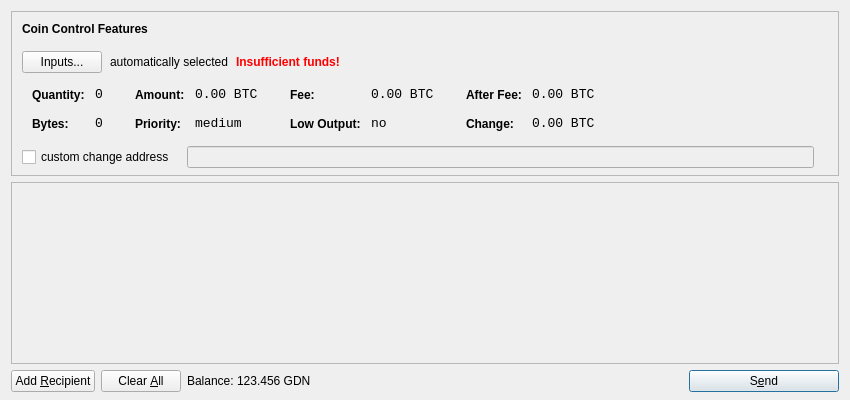
<?xml version="1.0" encoding="UTF-8"?>
<ui version="4.0">
 <class>SendCoinsDialog</class>
 <widget class="QDialog" name="SendCoinsDialog">
  <property name="geometry">
   <rect>
    <x>0</x>
    <y>0</y>
    <width>850</width>
    <height>400</height>
   </rect>
  </property>
  <property name="windowTitle">
   <string>Send Coins</string>
  </property>
  <layout class="QVBoxLayout" name="verticalLayout" stretch="0,1,0">
   <property name="bottomMargin">
    <number>8</number>
   </property>
   <item>
    <widget class="QFrame" name="frameCoinControl">
     <property name="sizePolicy">
      <sizepolicy hsizetype="Expanding" vsizetype="Expanding">
       <horstretch>0</horstretch>
       <verstretch>0</verstretch>
      </sizepolicy>
     </property>
     <property name="maximumSize">
      <size>
       <width>16777215</width>
       <height>16777215</height>
      </size>
     </property>
     <property name="frameShape">
      <enum>QFrame::StyledPanel</enum>
     </property>
     <property name="frameShadow">
      <enum>QFrame::Sunken</enum>
     </property>
     <layout class="QVBoxLayout" name="verticalLayoutCoinControl2">
      <property name="spacing">
       <number>-1</number>
      </property>
      <property name="leftMargin">
       <number>0</number>
      </property>
      <property name="topMargin">
       <number>0</number>
      </property>
      <property name="rightMargin">
       <number>0</number>
      </property>
      <property name="bottomMargin">
       <number>6</number>
      </property>
      <item>
       <layout class="QVBoxLayout" name="verticalLayoutCoinControl" stretch="0,0,0,0,1">
        <property name="spacing">
         <number>0</number>
        </property>
        <property name="leftMargin">
         <number>10</number>
        </property>
        <property name="topMargin">
         <number>10</number>
        </property>
        <item>
         <layout class="QHBoxLayout" name="horizontalLayoutCoinControl1">
          <property name="bottomMargin">
           <number>15</number>
          </property>
          <item>
           <widget class="QLabel" name="labelCoinControlFeatures">
            <property name="sizePolicy">
             <sizepolicy hsizetype="Preferred" vsizetype="Maximum">
              <horstretch>0</horstretch>
              <verstretch>0</verstretch>
             </sizepolicy>
            </property>
            <property name="font">
             <font>
              <weight>75</weight>
              <bold>true</bold>
             </font>
            </property>
            <property name="styleSheet">
             <string notr="true">font-weight:bold;</string>
            </property>
            <property name="text">
             <string>Coin Control Features</string>
            </property>
           </widget>
          </item>
         </layout>
        </item>
        <item>
         <layout class="QHBoxLayout" name="horizontalLayoutCoinControl2" stretch="0,0,0,0">
          <property name="spacing">
           <number>8</number>
          </property>
          <property name="bottomMargin">
           <number>10</number>
          </property>
          <item>
           <widget class="QPushButton" name="pushButtonCoinControl">
            <property name="styleSheet">
             <string notr="true"/>
            </property>
            <property name="text">
             <string>Inputs...</string>
            </property>
           </widget>
          </item>
          <item>
           <widget class="QLabel" name="labelCoinControlAutomaticallySelected">
            <property name="text">
             <string>automatically selected</string>
            </property>
            <property name="margin">
             <number>5</number>
            </property>
           </widget>
          </item>
          <item>
           <widget class="QLabel" name="labelCoinControlInsuffFunds">
            <property name="font">
             <font>
              <weight>75</weight>
              <bold>true</bold>
             </font>
            </property>
            <property name="styleSheet">
             <string notr="true">color:red;font-weight:bold;</string>
            </property>
            <property name="text">
             <string>Insufficient funds!</string>
            </property>
            <property name="margin">
             <number>5</number>
            </property>
           </widget>
          </item>
          <item>
           <spacer name="horizontalSpacerCoinControl">
            <property name="orientation">
             <enum>Qt::Horizontal</enum>
            </property>
            <property name="sizeHint" stdset="0">
             <size>
              <width>40</width>
              <height>1</height>
             </size>
            </property>
           </spacer>
          </item>
         </layout>
        </item>
        <item>
         <widget class="QWidget" name="widgetCoinControl" native="true">
          <property name="sizePolicy">
           <sizepolicy hsizetype="Preferred" vsizetype="Preferred">
            <horstretch>0</horstretch>
            <verstretch>0</verstretch>
           </sizepolicy>
          </property>
          <property name="minimumSize">
           <size>
            <width>0</width>
            <height>0</height>
           </size>
          </property>
          <property name="styleSheet">
           <string notr="true"/>
          </property>
          <layout class="QHBoxLayout" name="horizontalLayoutCoinControl5">
           <property name="margin">
            <number>0</number>
           </property>
           <item>
            <layout class="QHBoxLayout" name="horizontalLayoutCoinControl3" stretch="0,0,0,1">
             <property name="spacing">
              <number>20</number>
             </property>
             <property name="topMargin">
              <number>0</number>
             </property>
             <property name="bottomMargin">
              <number>10</number>
             </property>
             <item>
              <layout class="QFormLayout" name="formLayoutCoinControl1">
               <property name="horizontalSpacing">
                <number>10</number>
               </property>
               <property name="verticalSpacing">
                <number>14</number>
               </property>
               <property name="leftMargin">
                <number>10</number>
               </property>
               <property name="topMargin">
                <number>4</number>
               </property>
               <property name="rightMargin">
                <number>6</number>
               </property>
               <item row="0" column="0">
                <widget class="QLabel" name="labelCoinControlQuantityText">
                 <property name="styleSheet">
                  <string notr="true">font-weight:bold;</string>
                 </property>
                 <property name="text">
                  <string>Quantity:</string>
                 </property>
                 <property name="margin">
                  <number>0</number>
                 </property>
                </widget>
               </item>
               <item row="0" column="1">
                <widget class="QLabel" name="labelCoinControlQuantity">
                 <property name="font">
                  <font>
                   <family>Monospace</family>
                   <pointsize>10</pointsize>
                  </font>
                 </property>
                 <property name="cursor">
                  <cursorShape>IBeamCursor</cursorShape>
                 </property>
                 <property name="contextMenuPolicy">
                  <enum>Qt::ActionsContextMenu</enum>
                 </property>
                 <property name="text">
                  <string notr="true">0</string>
                 </property>
                 <property name="margin">
                  <number>0</number>
                 </property>
                 <property name="textInteractionFlags">
                  <set>Qt::LinksAccessibleByMouse|Qt::TextSelectableByKeyboard|Qt::TextSelectableByMouse</set>
                 </property>
                </widget>
               </item>
               <item row="1" column="0">
                <widget class="QLabel" name="labelCoinControlBytesText">
                 <property name="styleSheet">
                  <string notr="true">font-weight:bold;</string>
                 </property>
                 <property name="text">
                  <string>Bytes:</string>
                 </property>
                </widget>
               </item>
               <item row="1" column="1">
                <widget class="QLabel" name="labelCoinControlBytes">
                 <property name="font">
                  <font>
                   <family>Monospace</family>
                   <pointsize>10</pointsize>
                  </font>
                 </property>
                 <property name="cursor">
                  <cursorShape>IBeamCursor</cursorShape>
                 </property>
                 <property name="contextMenuPolicy">
                  <enum>Qt::ActionsContextMenu</enum>
                 </property>
                 <property name="text">
                  <string notr="true">0</string>
                 </property>
                 <property name="textInteractionFlags">
                  <set>Qt::LinksAccessibleByMouse|Qt::TextSelectableByKeyboard|Qt::TextSelectableByMouse</set>
                 </property>
                </widget>
               </item>
              </layout>
             </item>
             <item>
              <layout class="QFormLayout" name="formLayoutCoinControl2">
               <property name="horizontalSpacing">
                <number>10</number>
               </property>
               <property name="verticalSpacing">
                <number>14</number>
               </property>
               <property name="leftMargin">
                <number>6</number>
               </property>
               <property name="topMargin">
                <number>4</number>
               </property>
               <property name="rightMargin">
                <number>6</number>
               </property>
               <item row="0" column="0">
                <widget class="QLabel" name="labelCoinControlAmountText">
                 <property name="styleSheet">
                  <string notr="true">font-weight:bold;</string>
                 </property>
                 <property name="text">
                  <string>Amount:</string>
                 </property>
                 <property name="margin">
                  <number>0</number>
                 </property>
                </widget>
               </item>
               <item row="0" column="1">
                <widget class="QLabel" name="labelCoinControlAmount">
                 <property name="font">
                  <font>
                   <family>Monospace</family>
                   <pointsize>10</pointsize>
                  </font>
                 </property>
                 <property name="cursor">
                  <cursorShape>IBeamCursor</cursorShape>
                 </property>
                 <property name="contextMenuPolicy">
                  <enum>Qt::ActionsContextMenu</enum>
                 </property>
                 <property name="text">
                  <string notr="true">0.00 BTC</string>
                 </property>
                 <property name="textInteractionFlags">
                  <set>Qt::LinksAccessibleByMouse|Qt::TextSelectableByKeyboard|Qt::TextSelectableByMouse</set>
                 </property>
                </widget>
               </item>
               <item row="1" column="0">
                <widget class="QLabel" name="labelCoinControlPriorityText">
                 <property name="styleSheet">
                  <string notr="true">font-weight:bold;</string>
                 </property>
                 <property name="text">
                  <string>Priority:</string>
                 </property>
                </widget>
               </item>
               <item row="1" column="1">
                <widget class="QLabel" name="labelCoinControlPriority">
                 <property name="font">
                  <font>
                   <family>Monospace</family>
                   <pointsize>10</pointsize>
                  </font>
                 </property>
                 <property name="cursor">
                  <cursorShape>IBeamCursor</cursorShape>
                 </property>
                 <property name="contextMenuPolicy">
                  <enum>Qt::ActionsContextMenu</enum>
                 </property>
                 <property name="text">
                  <string>medium</string>
                 </property>
                 <property name="textInteractionFlags">
                  <set>Qt::LinksAccessibleByMouse|Qt::TextSelectableByKeyboard|Qt::TextSelectableByMouse</set>
                 </property>
                </widget>
               </item>
              </layout>
             </item>
             <item>
              <layout class="QFormLayout" name="formLayoutCoinControl3">
               <property name="horizontalSpacing">
                <number>10</number>
               </property>
               <property name="verticalSpacing">
                <number>14</number>
               </property>
               <property name="leftMargin">
                <number>6</number>
               </property>
               <property name="topMargin">
                <number>4</number>
               </property>
               <property name="rightMargin">
                <number>6</number>
               </property>
               <item row="0" column="0">
                <widget class="QLabel" name="labelCoinControlFeeText">
                 <property name="styleSheet">
                  <string notr="true">font-weight:bold;</string>
                 </property>
                 <property name="text">
                  <string>Fee:</string>
                 </property>
                 <property name="margin">
                  <number>0</number>
                 </property>
                </widget>
               </item>
               <item row="0" column="1">
                <widget class="QLabel" name="labelCoinControlFee">
                 <property name="font">
                  <font>
                   <family>Monospace</family>
                   <pointsize>10</pointsize>
                  </font>
                 </property>
                 <property name="cursor">
                  <cursorShape>IBeamCursor</cursorShape>
                 </property>
                 <property name="contextMenuPolicy">
                  <enum>Qt::ActionsContextMenu</enum>
                 </property>
                 <property name="text">
                  <string notr="true">0.00 BTC</string>
                 </property>
                 <property name="textInteractionFlags">
                  <set>Qt::LinksAccessibleByMouse|Qt::TextSelectableByKeyboard|Qt::TextSelectableByMouse</set>
                 </property>
                </widget>
               </item>
               <item row="1" column="0">
                <widget class="QLabel" name="labelCoinControlLowOutputText">
                 <property name="styleSheet">
                  <string notr="true">font-weight:bold;</string>
                 </property>
                 <property name="text">
                  <string>Low Output:</string>
                 </property>
                </widget>
               </item>
               <item row="1" column="1">
                <widget class="QLabel" name="labelCoinControlLowOutput">
                 <property name="font">
                  <font>
                   <family>Monospace</family>
                   <pointsize>10</pointsize>
                  </font>
                 </property>
                 <property name="cursor">
                  <cursorShape>IBeamCursor</cursorShape>
                 </property>
                 <property name="contextMenuPolicy">
                  <enum>Qt::ActionsContextMenu</enum>
                 </property>
                 <property name="text">
                  <string>no</string>
                 </property>
                 <property name="textInteractionFlags">
                  <set>Qt::LinksAccessibleByMouse|Qt::TextSelectableByKeyboard|Qt::TextSelectableByMouse</set>
                 </property>
                </widget>
               </item>
              </layout>
             </item>
             <item>
              <layout class="QFormLayout" name="formLayoutCoinControl4">
               <property name="horizontalSpacing">
                <number>10</number>
               </property>
               <property name="verticalSpacing">
                <number>14</number>
               </property>
               <property name="leftMargin">
                <number>6</number>
               </property>
               <property name="topMargin">
                <number>4</number>
               </property>
               <property name="rightMargin">
                <number>6</number>
               </property>
               <item row="0" column="0">
                <widget class="QLabel" name="labelCoinControlAfterFeeText">
                 <property name="styleSheet">
                  <string notr="true">font-weight:bold;</string>
                 </property>
                 <property name="text">
                  <string>After Fee:</string>
                 </property>
                 <property name="margin">
                  <number>0</number>
                 </property>
                </widget>
               </item>
               <item row="0" column="1">
                <widget class="QLabel" name="labelCoinControlAfterFee">
                 <property name="font">
                  <font>
                   <family>Monospace</family>
                   <pointsize>10</pointsize>
                  </font>
                 </property>
                 <property name="cursor">
                  <cursorShape>IBeamCursor</cursorShape>
                 </property>
                 <property name="contextMenuPolicy">
                  <enum>Qt::ActionsContextMenu</enum>
                 </property>
                 <property name="text">
                  <string notr="true">0.00 BTC</string>
                 </property>
                 <property name="textInteractionFlags">
                  <set>Qt::LinksAccessibleByMouse|Qt::TextSelectableByKeyboard|Qt::TextSelectableByMouse</set>
                 </property>
                </widget>
               </item>
               <item row="1" column="0">
                <widget class="QLabel" name="labelCoinControlChangeText">
                 <property name="styleSheet">
                  <string notr="true">font-weight:bold;</string>
                 </property>
                 <property name="text">
                  <string>Change:</string>
                 </property>
                </widget>
               </item>
               <item row="1" column="1">
                <widget class="QLabel" name="labelCoinControlChange">
                 <property name="font">
                  <font>
                   <family>Monospace</family>
                   <pointsize>10</pointsize>
                  </font>
                 </property>
                 <property name="cursor">
                  <cursorShape>IBeamCursor</cursorShape>
                 </property>
                 <property name="contextMenuPolicy">
                  <enum>Qt::ActionsContextMenu</enum>
                 </property>
                 <property name="text">
                  <string notr="true">0.00 BTC</string>
                 </property>
                 <property name="textInteractionFlags">
                  <set>Qt::LinksAccessibleByMouse|Qt::TextSelectableByKeyboard|Qt::TextSelectableByMouse</set>
                 </property>
                </widget>
               </item>
              </layout>
             </item>
            </layout>
           </item>
          </layout>
         </widget>
        </item>
        <item>
         <layout class="QHBoxLayout" name="horizontalLayoutCoinControl4" stretch="0,0,0">
          <property name="spacing">
           <number>12</number>
          </property>
          <property name="sizeConstraint">
           <enum>QLayout::SetDefaultConstraint</enum>
          </property>
          <property name="topMargin">
           <number>5</number>
          </property>
          <property name="rightMargin">
           <number>5</number>
          </property>
          <item>
           <widget class="QCheckBox" name="checkBoxCoinControlChange">
            <property name="text">
             <string>custom change address</string>
            </property>
           </widget>
          </item>
          <item>
           <widget class="QLineEdit" name="lineEditCoinControlChange">
            <property name="enabled">
             <bool>false</bool>
            </property>
            <property name="sizePolicy">
             <sizepolicy hsizetype="Expanding" vsizetype="Fixed">
              <horstretch>0</horstretch>
              <verstretch>0</verstretch>
             </sizepolicy>
            </property>
           </widget>
          </item>
          <item>
           <widget class="QLabel" name="labelCoinControlChangeLabel">
            <property name="sizePolicy">
             <sizepolicy hsizetype="Preferred" vsizetype="Expanding">
              <horstretch>0</horstretch>
              <verstretch>0</verstretch>
             </sizepolicy>
            </property>
            <property name="minimumSize">
             <size>
              <width>0</width>
              <height>0</height>
             </size>
            </property>
            <property name="text">
             <string/>
            </property>
            <property name="margin">
             <number>3</number>
            </property>
           </widget>
          </item>
         </layout>
        </item>
        <item>
         <spacer name="verticalSpacerCoinControl">
          <property name="orientation">
           <enum>Qt::Vertical</enum>
          </property>
          <property name="sizeHint" stdset="0">
           <size>
            <width>800</width>
            <height>1</height>
           </size>
          </property>
         </spacer>
        </item>
       </layout>
      </item>
     </layout>
    </widget>
   </item>
   <item>
    <widget class="QScrollArea" name="scrollArea">
     <property name="widgetResizable">
      <bool>true</bool>
     </property>
     <widget class="QWidget" name="scrollAreaWidgetContents">
      <property name="geometry">
       <rect>
        <x>0</x>
        <y>0</y>
        <width>830</width>
        <height>165</height>
       </rect>
      </property>
      <layout class="QVBoxLayout" name="verticalLayout_2">
       <property name="margin">
        <number>0</number>
       </property>
       <item>
        <layout class="QVBoxLayout" name="entries">
         <property name="spacing">
          <number>6</number>
         </property>
        </layout>
       </item>
       <item>
        <spacer name="verticalSpacer">
         <property name="orientation">
          <enum>Qt::Vertical</enum>
         </property>
         <property name="sizeHint" stdset="0">
          <size>
           <width>20</width>
           <height>40</height>
          </size>
         </property>
        </spacer>
       </item>
      </layout>
     </widget>
    </widget>
   </item>
   <item>
    <layout class="QHBoxLayout" name="horizontalLayout">
     <item>
      <widget class="QPushButton" name="addButton">
       <property name="toolTip">
        <string>Send to multiple recipients at once</string>
       </property>
       <property name="text">
        <string>Add &amp;Recipient</string>
       </property>
       <property name="icon">
        <iconset resource="../bitcoin.qrc">
         <normaloff>:/icons/add</normaloff>:/icons/add</iconset>
       </property>
       <property name="autoDefault">
        <bool>false</bool>
       </property>
      </widget>
     </item>
     <item>
      <widget class="QPushButton" name="clearButton">
       <property name="sizePolicy">
        <sizepolicy hsizetype="Minimum" vsizetype="Fixed">
         <horstretch>0</horstretch>
         <verstretch>0</verstretch>
        </sizepolicy>
       </property>
       <property name="toolTip">
        <string>Remove all transaction fields</string>
       </property>
       <property name="text">
        <string>Clear &amp;All</string>
       </property>
       <property name="icon">
        <iconset resource="../bitcoin.qrc">
         <normaloff>:/icons/remove</normaloff>:/icons/remove</iconset>
       </property>
       <property name="autoRepeatDelay">
        <number>300</number>
       </property>
       <property name="autoDefault">
        <bool>false</bool>
       </property>
      </widget>
     </item>
     <item>
      <layout class="QHBoxLayout" name="horizontalLayout_2">
       <property name="spacing">
        <number>3</number>
       </property>
       <item>
        <widget class="QLabel" name="label">
         <property name="text">
          <string>Balance:</string>
         </property>
        </widget>
       </item>
       <item>
        <widget class="QLabel" name="labelBalance">
         <property name="cursor">
          <cursorShape>IBeamCursor</cursorShape>
         </property>
         <property name="text">
          <string>123.456 GDN</string>
         </property>
         <property name="textInteractionFlags">
          <set>Qt::LinksAccessibleByMouse|Qt::TextSelectableByKeyboard|Qt::TextSelectableByMouse</set>
         </property>
        </widget>
       </item>
      </layout>
     </item>
     <item>
      <spacer name="horizontalSpacer">
       <property name="orientation">
        <enum>Qt::Horizontal</enum>
       </property>
       <property name="sizeHint" stdset="0">
        <size>
         <width>40</width>
         <height>20</height>
        </size>
       </property>
      </spacer>
     </item>
     <item>
      <widget class="QPushButton" name="sendButton">
       <property name="minimumSize">
        <size>
         <width>150</width>
         <height>0</height>
        </size>
       </property>
       <property name="toolTip">
        <string>Confirm the send action</string>
       </property>
       <property name="text">
        <string>S&amp;end</string>
       </property>
       <property name="icon">
        <iconset resource="../bitcoin.qrc">
         <normaloff>:/icons/send</normaloff>:/icons/send</iconset>
       </property>
       <property name="default">
        <bool>true</bool>
       </property>
      </widget>
     </item>
    </layout>
   </item>
  </layout>
 </widget>
 <resources>
  <include location="../bitcoin.qrc"/>
 </resources>
 <connections/>
</ui>
